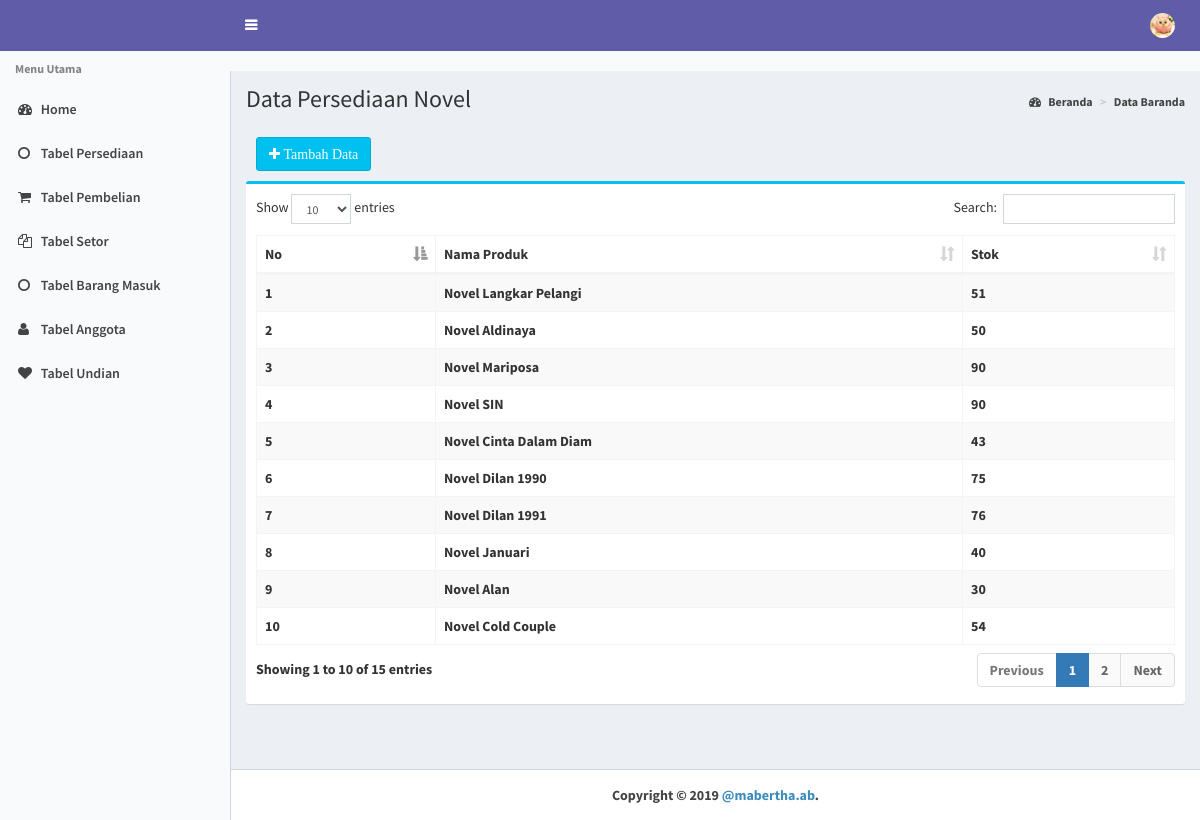
/?pg=brgmasuk&act=view, run on the app's committed database.
### tables this page shows
CREATE TABLE `produk` (
  `kd_brg` int(11) NOT NULL,
  `nama_barang` varchar(100) NOT NULL,
  `stok` int(11) NOT NULL,
  `harga` int(11) NOT NULL,
  `supplier` varchar(100) NOT NULL
);

### brgmasuk.php (the view, shortened to what this page needs)
<?php
    switch ($_GET['act']) {
      case 'view':
      ?>
<div class="content-wrapper">
        <section class="content-header">
        <h1> Data Persediaan Novel </h1>
            <ol class="breadcrumb">
            <li><a href="?pg=dashboard"><i class="fa fa-dashboard"></i> Beranda</a></li>
            <li class="active"><a href="?pg=pggna&act=view">Data Baranda
             </ol>
        </section>
<section class="content">
  <div class="row">
    <div class="col-md-12">
    <div class="box-header">
    <a href="?pg=brgmasuk&act=add"> <button type="button" class="btn btn-info"><i class = "fa fa-plus"> Tambah Data </i></button> </a>
    </div>
              <div class="box box-info">
                  <div class="box-body">
                  <div class="table-responsive">
                  <table id="example1" class="table table-bordered table-striped">
                    <thead>
                      <tr>
                        <th>No</th>
                        <th>Nama Produk</th>
                        <th>Stok</th>
                      </tr>
                    </thead>
                    <tbody>
                    <?php
                    $tampil=mysql_query("SELECT * FROM produk order by kd_brg asc");
                    $no = 1;
                      while ($r=mysql_fetch_array($tampil)){
                    ?>
                        <tr>
                        <td><?php echo "$no"?></td>
                        <td><?php echo "$r[nama_barang]"?></td>
                        <td><?php echo "$r[stok]"?></td>
                        </tr>
            <?php
                    $no++;
                    }
                    ?>
               </tbody>
                  </table>
                  </div>
              </div>
              </div>
              </div>
  </div>
</section>
    </div>
</div>
       <?php
   break;
    ?>
    <?php
    }
    ?>

### data on the page
produk: nama_barang "Novel Langkar Pelangi", stok "51"
produk: nama_barang "Novel Aldinaya", stok "50"
produk: nama_barang "Novel Mariposa", stok "90"
produk: nama_barang "Novel SIN", stok "90"
produk: nama_barang "Novel Cinta Dalam Diam", stok "43"
produk: nama_barang "Novel Dilan 1990", stok "75"
produk: nama_barang "Novel Dilan 1991", stok "76"
produk: nama_barang "Novel Januari", stok "40"
produk: nama_barang "Novel Alan", stok "30"
produk: nama_barang "Novel Cold Couple", stok "54"
